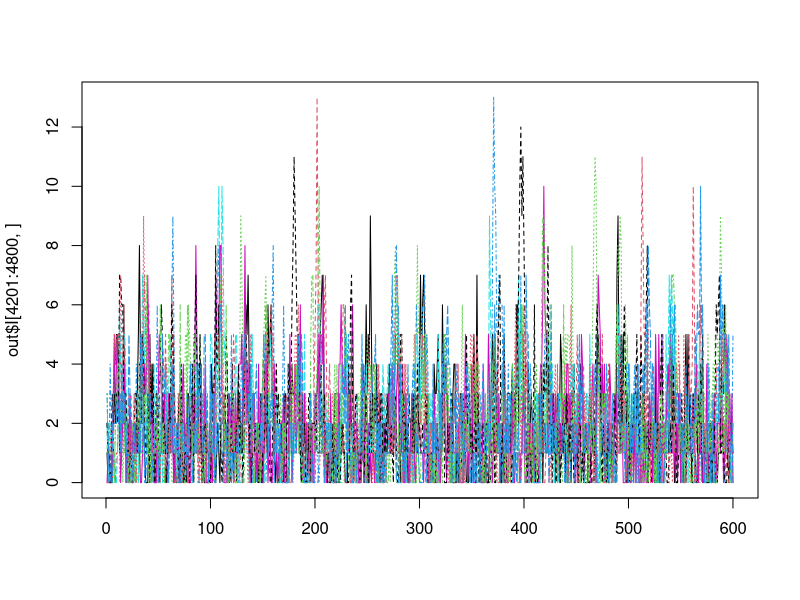

R code for this plot:
#Stochastic version
# SIRstep<-function(S,I,beta,births,migration,mortalityrate){
# 	#browser()
# 	It<-rbinom(1,S,1-exp(-beta*I^.95))+rpois(1,migration)
# 	St<-S-It-floor(mortalityrate*S)+floor(births)
# 	return(list(S=St,I=It))
# 	}
#Deterministic version
#SIRstep<-function(S,I,beta,births,migration,mortalityrate){
#	#browser()
#	It<-min(S,S*(1-exp(-beta*I^.95)))+migration
#	St<-S-It-mortalityrate*S+births
#	return(list(S=St,I=It))
#	}		
	
SIRstep<-function(S,I,Beta,births,migration,mortalityrate){
	#browser()
	It<-min(S,Beta*S*I^.95)+migration
	St<-S+births-It-mortalityrate*S
	return(list(S=St,I=It))
}
SIRrun<-function(S.init,I.init,beta,years,births,migration,mortalityrate){
	#beta is specified as a vector of values for each "biweek", 
	beta<-rep(beta,years)
	Susc<-S.init
	Infect<-I.init
	timesteps<-26*years
	for(i in 1:timesteps){
		out<-SIRstep(Susc[i],Infect[i],beta[i],births,migration,mortalityrate)
		Susc<-c(Susc,out$S)
		Infect<-c(Infect,out$I)
	#cat(out$I,".\n")
	if(!is.finite(out$I)){break}
		#if(out$I==0){break}
		}
	#browser()	
	return(list(S=Susc,I=Infect))
	}

#beta<-source("/Users/mattferrari/Documents/Current Projects/MSF Measles/Measles_Dynamics_ms/Seasonality/MCMC(new)/niamey/niamey_beta.q")$value


SIRstep<-function(S,I,beta,births,migration,mortalityrate){
	#browser()
	It<-rbinom(1,S,1-exp(-beta*I^.95))+rpois(1,migration)+rpois(1,1)  # migration + extra random introduction external to metapop
	#It<-min(S,S*(1-exp(-beta*I^.95)))+migration
	St<-S-It-floor(mortalityrate*S)+floor(births)
	return(list(S=St,I=It))
	}

SIRmeta<-function(S.init,I.init,beta,coupling,scaling,timesteps,births,mortalityrate){
	Npatches<-length(S.init)
	Susc<-matrix(S.init,nrow=1)
	Infect<-matrix(I.init,nrow=1)
	beta.max<-max(beta)
	beta<-beta/beta.max
	beta<-beta^matrix(scaling,nrow=dim(beta)[1],ncol=Npatches,byrow=T)
	beta<-beta.max*beta
	for(i in 2:timesteps){
		#browser()
		Susc.tmp<-numeric(0)
		Infect.tmp<-numeric(0)
		for(j in 1:Npatches){
			tmp<-ceiling(24+24*(i/24-ceiling(i/24)))
			beta.i<- runif(1,beta[tmp,j]*.75,beta[tmp,j]*1.25)
			#browser()
			I.ext<-sum(Infect[i-1,-j])
			ifelse(I.ext>0,migr<-min(10,rpois(1,coupling[j,-j]*I.ext)),migr<-0)
			ifelse(runif(1)>.9,migr<-migr,migr<-0)
			#browser()
			out.tmp<-SIRstep(Susc[i-1,j],Infect[i-1,j],beta.i,births[j],mortalityrate[j],migration=migr)
			Susc.tmp<-c(Susc.tmp,out.tmp$S)
			Infect.tmp<-c(Infect.tmp,out.tmp$I)
			cat(i,"-",j,".\n")
		}
		Susc<-rbind(Susc,Susc.tmp)
		Infect<-rbind(Infect,Infect.tmp)
		#browser()
		if(sum(Infect.tmp)==0){break}	
	}
	return(list(S=Susc,I=Infect))
}


n.patches<-10

N.init<-1e7+rpois(n.patches,100)
ppn_atrisk<-.4
ppn_vacc<-.95
S.init<-floor(N.init*ppn_atrisk*(1-ppn_vacc))
############################################
# Birth and death rate based on CIA factbook values
#
b_rate<-rep(0.3*0.88*(50.73/24)*(N.init/1000),n.patches)	#vaccinated births	
m_rate<-rep((20.91/24)/1000,n.patches)

############################################
#beta <- rep(1e-5,24)
beta <- rep(c(.5e-5,1e-5,1.5e-5,1.5e-5,1e-5,.5e-5),each=4)*.007  # seasonal transmission rate
beta.sim<-matrix(smooth.spline(beta)$y,nrow=24,ncol=n.patches,byrow=F)  # make transmission rate smooth, apply to all locations

I.init<-100+rpois(n.patches,3)
years<-200
Tmax<-24*years
coupling<-matrix(0.01,n.patches,n.patches)

out<-SIRmeta(S.init,I.init,beta=beta.sim,coupling=coupling,scaling=1,timesteps=24*years,births=b_rate,mortalityrate=m_rate)
#plot(out$I[4201:4800],type="l")
matplot(out$I[4201:4800,],type="l")